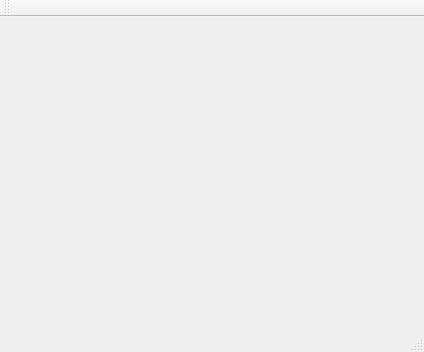
<?xml version="1.0" encoding="UTF-8"?>
<ui version="4.0">
 <class>login</class>
 <widget class="QMainWindow" name="login">
  <property name="geometry">
   <rect>
    <x>0</x>
    <y>0</y>
    <width>424</width>
    <height>352</height>
   </rect>
  </property>
  <property name="windowTitle">
   <string>login</string>
  </property>
  <property name="styleSheet">
   <string notr="true"/>
  </property>
  <widget class="QWidget" name="centralWidget"/>
  <widget class="QMenuBar" name="menuBar">
   <property name="geometry">
    <rect>
     <x>0</x>
     <y>0</y>
     <width>424</width>
     <height>23</height>
    </rect>
   </property>
  </widget>
  <widget class="QToolBar" name="mainToolBar">
   <attribute name="toolBarArea">
    <enum>TopToolBarArea</enum>
   </attribute>
   <attribute name="toolBarBreak">
    <bool>false</bool>
   </attribute>
  </widget>
  <widget class="QStatusBar" name="statusBar"/>
 </widget>
 <layoutdefault spacing="6" margin="11"/>
 <resources/>
 <connections/>
</ui>
